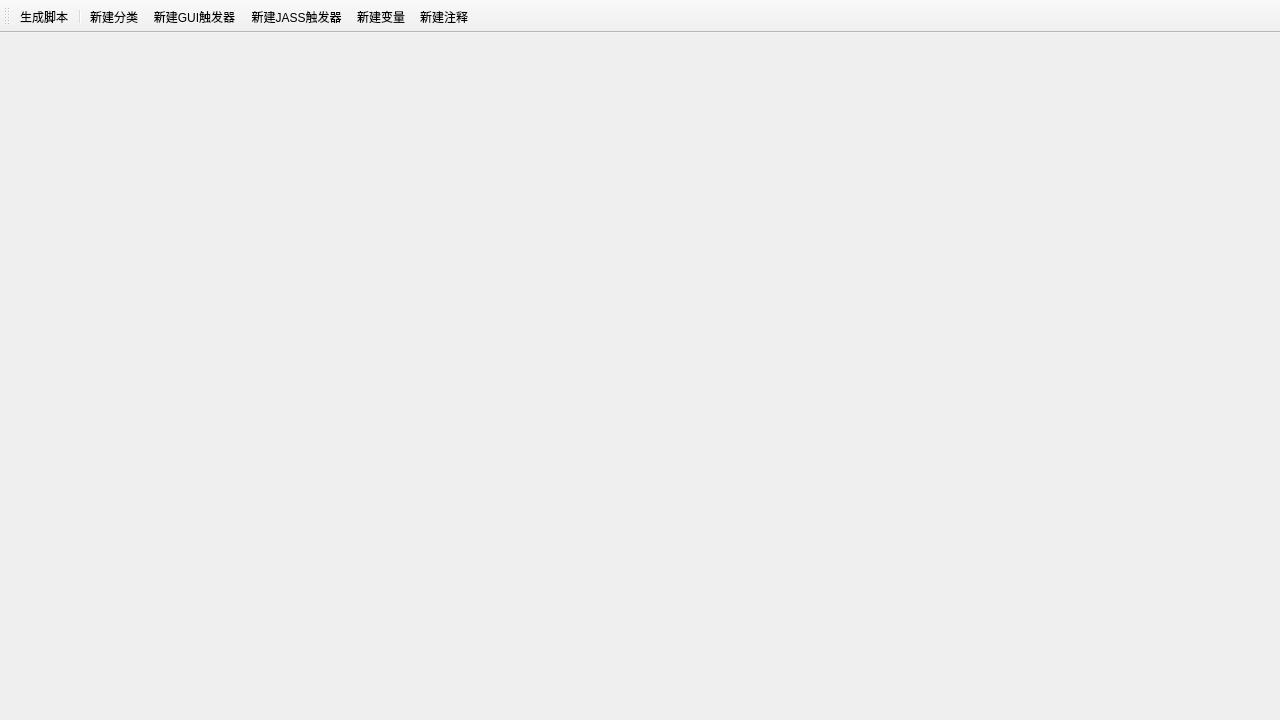
<?xml version="1.0" encoding="UTF-8"?>
<ui version="4.0">
 <class>TriggerEditor</class>
 <widget class="QMainWindow" name="TriggerEditor">
  <property name="geometry">
   <rect>
    <x>0</x>
    <y>0</y>
    <width>1280</width>
    <height>720</height>
   </rect>
  </property>
  <property name="windowTitle">
   <string>触发器编辑器</string>
  </property>
  <widget class="QWidget" name="centralwidget"/>
  <widget class="QToolBar" name="toolBar">
   <property name="windowTitle">
    <string>工具栏</string>
   </property>
   <property name="iconSize">
    <size>
     <width>16</width>
     <height>16</height>
    </size>
   </property>
   <attribute name="toolBarArea">
    <enum>TopToolBarArea</enum>
   </attribute>
   <attribute name="toolBarBreak">
    <bool>false</bool>
   </attribute>
   <addaction name="actionGenerateScript"/>
   <addaction name="separator"/>
   <addaction name="actionCreateCategory"/>
   <addaction name="actionCreateGuiTrigger"/>
   <addaction name="actionCreateJassTrigger"/>
   <addaction name="actionCreateVariable"/>
   <addaction name="actionCreateComment"/>
  </widget>
  <action name="actionGenerateScript">
   <property name="icon">
    <iconset>
     <normaloff>Data/Icons/Ribbon/triggereditor32x32.png</normaloff>Data/Icons/Ribbon/triggereditor32x32.png</iconset>
   </property>
   <property name="text">
    <string>生成脚本</string>
   </property>
   <property name="toolTip">
    <string>生成地图脚本并检查错误</string>
   </property>
   <property name="shortcut">
    <string>Ctrl+F10</string>
   </property>
  </action>
  <action name="actionCreateGuiTrigger">
   <property name="text">
    <string>新建GUI触发器</string>
   </property>
   <property name="toolTip">
    <string>创建GUI触发器</string>
   </property>
  </action>
  <action name="actionCreateJassTrigger">
   <property name="text">
    <string>新建JASS触发器</string>
   </property>
   <property name="toolTip">
    <string>创建JASS触发器</string>
   </property>
  </action>
  <action name="actionCreateComment">
   <property name="text">
    <string>新建注释</string>
   </property>
   <property name="toolTip">
    <string>创建注释</string>
   </property>
  </action>
  <action name="actionCreateVariable">
   <property name="text">
    <string>新建变量</string>
   </property>
   <property name="toolTip">
    <string>创建全局变量</string>
   </property>
  </action>
  <action name="actionCreateCategory">
   <property name="text">
    <string>新建分类</string>
   </property>
   <property name="toolTip">
    <string>创建分类</string>
   </property>
  </action>
 </widget>
 <resources/>
 <connections/>
</ui>
